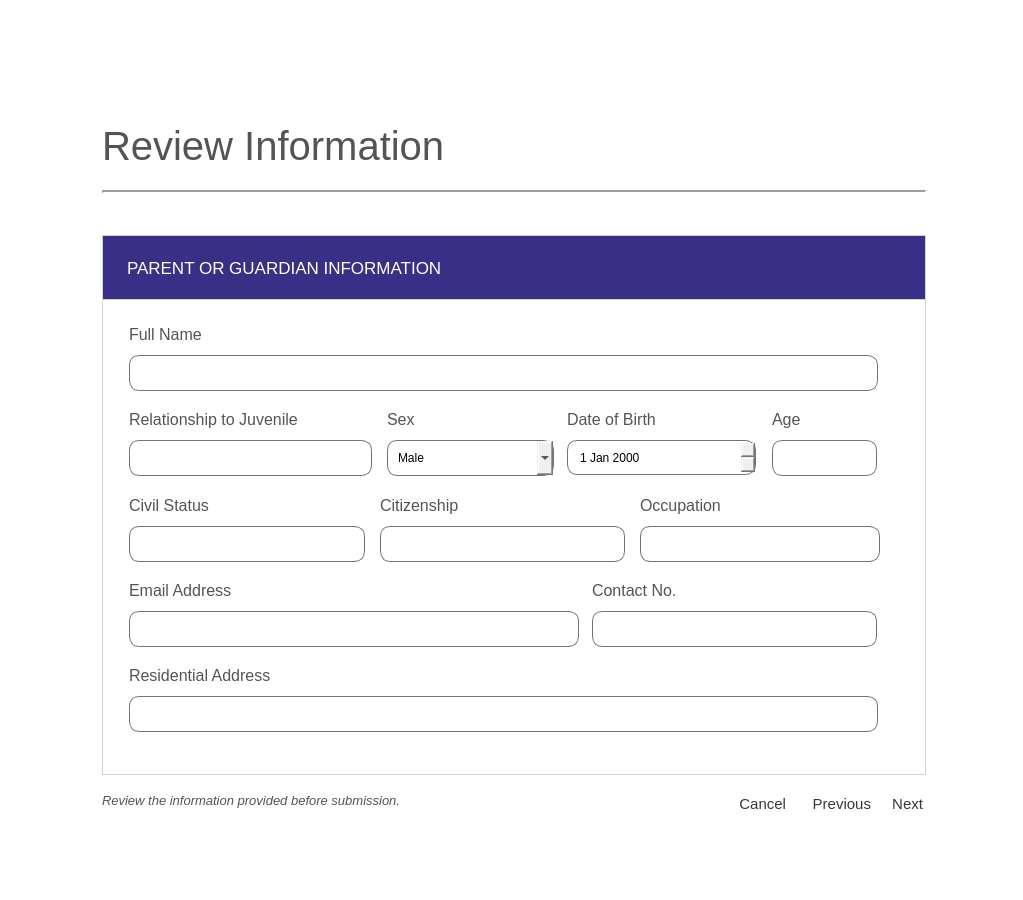
<?xml version="1.0" encoding="UTF-8"?>
<ui version="4.0">
 <class>Form</class>
 <widget class="QWidget" name="Form">
  <property name="geometry">
   <rect>
    <x>0</x>
    <y>0</y>
    <width>1023</width>
    <height>900</height>
   </rect>
  </property>
  <property name="windowTitle">
   <string>Form</string>
  </property>
  <widget class="QWidget" name="widget" native="true">
   <property name="geometry">
    <rect>
     <x>0</x>
     <y>0</y>
     <width>1023</width>
     <height>900</height>
    </rect>
   </property>
   <property name="styleSheet">
    <string notr="true">background-color: white;</string>
   </property>
   <widget class="QWidget" name="widget_2" native="true">
    <property name="geometry">
     <rect>
      <x>102</x>
      <y>235</y>
      <width>824</width>
      <height>540</height>
     </rect>
    </property>
    <property name="styleSheet">
     <string notr="true">border: 1px solid #d1d2d2;
background: none;</string>
    </property>
    <widget class="QLabel" name="label_20">
     <property name="geometry">
      <rect>
       <x>0</x>
       <y>0</y>
       <width>824</width>
       <height>65</height>
      </rect>
     </property>
     <property name="styleSheet">
      <string notr="true">font-family: 'Helvetica';
font-size: 13pt;
color: white;
padding-left: 20px;
background-color: #3a2f86;</string>
     </property>
     <property name="text">
      <string>PARENT OR GUARDIAN INFORMATION</string>
     </property>
    </widget>
    <widget class="QLabel" name="label_10">
     <property name="geometry">
      <rect>
       <x>27</x>
       <y>89</y>
       <width>151</width>
       <height>21</height>
      </rect>
     </property>
     <property name="styleSheet">
      <string notr="true">font-family: 'Poppins';
font-size: 12pt;
color: #545454;
border: none;</string>
     </property>
     <property name="text">
      <string>Full Name</string>
     </property>
    </widget>
    <widget class="QLineEdit" name="fullname_line">
     <property name="geometry">
      <rect>
       <x>27</x>
       <y>120</y>
       <width>749</width>
       <height>36</height>
      </rect>
     </property>
     <property name="styleSheet">
      <string notr="true">border: 1px solid #737373;
border-radius: 10px;
padding-left: 10px;
font-family: 'Poppins';
font-size: 9pt;</string>
     </property>
    </widget>
    <widget class="QComboBox" name="sex_combo">
     <property name="geometry">
      <rect>
       <x>285</x>
       <y>205</y>
       <width>167</width>
       <height>36</height>
      </rect>
     </property>
     <property name="styleSheet">
      <string notr="true">border: 1px solid #737373;
border-radius: 10px;
padding-left: 10px;
font-family: 'Poppins';
font-size: 9pt;</string>
     </property>
     <item>
      <property name="text">
       <string>Male</string>
      </property>
     </item>
     <item>
      <property name="text">
       <string>Female</string>
      </property>
     </item>
    </widget>
    <widget class="QLineEdit" name="age_line">
     <property name="geometry">
      <rect>
       <x>670</x>
       <y>205</y>
       <width>105</width>
       <height>36</height>
      </rect>
     </property>
     <property name="styleSheet">
      <string notr="true">border: 1px solid #737373;
border-radius: 10px;
padding-left: 10px;
font-family: 'Poppins';
font-size: 9pt;</string>
     </property>
    </widget>
    <widget class="QLineEdit" name="rs_line">
     <property name="geometry">
      <rect>
       <x>27</x>
       <y>205</y>
       <width>243</width>
       <height>36</height>
      </rect>
     </property>
     <property name="styleSheet">
      <string notr="true">border: 1px solid #737373;
border-radius: 10px;
padding-left: 10px;
font-family: 'Poppins';
font-size: 9pt;</string>
     </property>
    </widget>
    <widget class="QLabel" name="label_34">
     <property name="geometry">
      <rect>
       <x>465</x>
       <y>174</y>
       <width>151</width>
       <height>21</height>
      </rect>
     </property>
     <property name="styleSheet">
      <string notr="true">font-family: 'Poppins';
font-size: 12pt;
color: #545454;
border: none;</string>
     </property>
     <property name="text">
      <string>Date of Birth</string>
     </property>
    </widget>
    <widget class="QLabel" name="label_15">
     <property name="geometry">
      <rect>
       <x>27</x>
       <y>174</y>
       <width>221</width>
       <height>21</height>
      </rect>
     </property>
     <property name="styleSheet">
      <string notr="true">font-family: 'Poppins';
font-size: 12pt;
color: #545454;
border: none;</string>
     </property>
     <property name="text">
      <string>Relationship to Juvenile</string>
     </property>
    </widget>
    <widget class="QLabel" name="label_19">
     <property name="geometry">
      <rect>
       <x>285</x>
       <y>174</y>
       <width>131</width>
       <height>21</height>
      </rect>
     </property>
     <property name="styleSheet">
      <string notr="true">font-family: 'Poppins';
font-size: 12pt;
color: #545454;
border: none;
</string>
     </property>
     <property name="text">
      <string>Sex</string>
     </property>
    </widget>
    <widget class="QDateEdit" name="dob_date">
     <property name="geometry">
      <rect>
       <x>465</x>
       <y>205</y>
       <width>189</width>
       <height>35</height>
      </rect>
     </property>
     <property name="styleSheet">
      <string notr="true">border: 1px solid #737373;
border-radius: 10px;
padding-left: 10px;
font-family: 'Poppins';
font-size: 9pt;</string>
     </property>
    </widget>
    <widget class="QLabel" name="label_33">
     <property name="geometry">
      <rect>
       <x>670</x>
       <y>174</y>
       <width>101</width>
       <height>21</height>
      </rect>
     </property>
     <property name="styleSheet">
      <string notr="true">font-family: 'Poppins';
font-size: 12pt;
color: #545454;
border: none;</string>
     </property>
     <property name="text">
      <string>Age</string>
     </property>
    </widget>
    <widget class="QLineEdit" name="citizenship_line">
     <property name="geometry">
      <rect>
       <x>278</x>
       <y>291</y>
       <width>245</width>
       <height>36</height>
      </rect>
     </property>
     <property name="styleSheet">
      <string notr="true">border: 1px solid #737373;
border-radius: 10px;
padding-left: 10px;
font-family: 'Poppins';
font-size: 9pt;</string>
     </property>
    </widget>
    <widget class="QLabel" name="label_56">
     <property name="geometry">
      <rect>
       <x>538</x>
       <y>260</y>
       <width>181</width>
       <height>21</height>
      </rect>
     </property>
     <property name="styleSheet">
      <string notr="true">font-family: 'Poppins';
font-size: 12pt;
color: #545454;
border: none;</string>
     </property>
     <property name="text">
      <string>Occupation</string>
     </property>
    </widget>
    <widget class="QLabel" name="label_35">
     <property name="geometry">
      <rect>
       <x>27</x>
       <y>260</y>
       <width>230</width>
       <height>21</height>
      </rect>
     </property>
     <property name="styleSheet">
      <string notr="true">font-family: 'Poppins';
font-size: 12pt;
color: #545454;
border: none;</string>
     </property>
     <property name="text">
      <string>Civil Status</string>
     </property>
    </widget>
    <widget class="QLabel" name="label_46">
     <property name="geometry">
      <rect>
       <x>278</x>
       <y>260</y>
       <width>181</width>
       <height>21</height>
      </rect>
     </property>
     <property name="styleSheet">
      <string notr="true">font-family: 'Poppins';
font-size: 12pt;
color: #545454;
border: none;</string>
     </property>
     <property name="text">
      <string>Citizenship</string>
     </property>
    </widget>
    <widget class="QLineEdit" name="occu_line">
     <property name="geometry">
      <rect>
       <x>538</x>
       <y>291</y>
       <width>240</width>
       <height>36</height>
      </rect>
     </property>
     <property name="styleSheet">
      <string notr="true">border: 1px solid #737373;
border-radius: 10px;
padding-left: 10px;
font-family: 'Poppins';
font-size: 9pt;</string>
     </property>
    </widget>
    <widget class="QLineEdit" name="civilsts_line">
     <property name="geometry">
      <rect>
       <x>27</x>
       <y>291</y>
       <width>236</width>
       <height>36</height>
      </rect>
     </property>
     <property name="styleSheet">
      <string notr="true">border: 1px solid #737373;
border-radius: 10px;
padding-left: 10px;
font-family: 'Poppins';
font-size: 9pt;</string>
     </property>
    </widget>
    <widget class="QLineEdit" name="email_line">
     <property name="geometry">
      <rect>
       <x>27</x>
       <y>376</y>
       <width>450</width>
       <height>36</height>
      </rect>
     </property>
     <property name="styleSheet">
      <string notr="true">border: 1px solid #737373;
border-radius: 10px;
padding-left: 10px;
font-family: 'Poppins';
font-size: 9pt;</string>
     </property>
    </widget>
    <widget class="QLineEdit" name="contact_line">
     <property name="geometry">
      <rect>
       <x>490</x>
       <y>376</y>
       <width>285</width>
       <height>36</height>
      </rect>
     </property>
     <property name="styleSheet">
      <string notr="true">border: 1px solid #737373;
border-radius: 10px;
padding-left: 10px;
font-family: 'Poppins';
font-size: 9pt;</string>
     </property>
    </widget>
    <widget class="QLabel" name="label_47">
     <property name="geometry">
      <rect>
       <x>27</x>
       <y>345</y>
       <width>251</width>
       <height>21</height>
      </rect>
     </property>
     <property name="styleSheet">
      <string notr="true">font-family: 'Poppins';
font-size: 12pt;
color: #545454;
border: none;</string>
     </property>
     <property name="text">
      <string>Email Address</string>
     </property>
    </widget>
    <widget class="QLabel" name="label_49">
     <property name="geometry">
      <rect>
       <x>490</x>
       <y>345</y>
       <width>211</width>
       <height>21</height>
      </rect>
     </property>
     <property name="styleSheet">
      <string notr="true">font-family: 'Poppins';
font-size: 12pt;
color: #545454;
border: none;</string>
     </property>
     <property name="text">
      <string>Contact No.</string>
     </property>
    </widget>
    <widget class="QLabel" name="label_60">
     <property name="geometry">
      <rect>
       <x>27</x>
       <y>430</y>
       <width>441</width>
       <height>21</height>
      </rect>
     </property>
     <property name="styleSheet">
      <string notr="true">font-family: 'Poppins';
font-size: 12pt;
color: #545454;
border: none;</string>
     </property>
     <property name="text">
      <string>Residential Address</string>
     </property>
    </widget>
    <widget class="QLineEdit" name="address_line">
     <property name="geometry">
      <rect>
       <x>27</x>
       <y>461</y>
       <width>749</width>
       <height>36</height>
      </rect>
     </property>
     <property name="styleSheet">
      <string notr="true">border: 1px solid #737373;
border-radius: 10px;
padding-left: 10px;
font-family: 'Poppins';
font-size: 9pt;</string>
     </property>
    </widget>
   </widget>
   <widget class="QLabel" name="label_62">
    <property name="geometry">
     <rect>
      <x>102</x>
      <y>790</y>
      <width>551</width>
      <height>21</height>
     </rect>
    </property>
    <property name="styleSheet">
     <string notr="true">font-family: 'Helvetica';
font-size: 10pt;
color: #545454;
font-style: italic;</string>
    </property>
    <property name="text">
     <string>Review the information provided before submission.</string>
    </property>
   </widget>
   <widget class="QPushButton" name="next_button">
    <property name="geometry">
     <rect>
      <x>882</x>
      <y>790</y>
      <width>41</width>
      <height>28</height>
     </rect>
    </property>
    <property name="styleSheet">
     <string notr="true">QPushButton {
background: none;
border: none;
font-family: 'Helvetica';
font-size: 11pt;
color: #383838;
text-align: right;
}

QPushButton:hover {
text-decoration: underline;
}
</string>
    </property>
    <property name="text">
     <string>Next</string>
    </property>
   </widget>
   <widget class="QPushButton" name="cancel_btn">
    <property name="geometry">
     <rect>
      <x>715</x>
      <y>790</y>
      <width>71</width>
      <height>28</height>
     </rect>
    </property>
    <property name="styleSheet">
     <string notr="true">QPushButton {
background: none;
border: none;
font-family: 'Helvetica';
font-size: 11pt;
color: #383838;
text-align: right;
}

QPushButton:hover {
text-decoration: underline;
}
</string>
    </property>
    <property name="text">
     <string>Cancel</string>
    </property>
   </widget>
   <widget class="QPushButton" name="previous_btn">
    <property name="geometry">
     <rect>
      <x>800</x>
      <y>790</y>
      <width>71</width>
      <height>28</height>
     </rect>
    </property>
    <property name="styleSheet">
     <string notr="true">QPushButton {
background: none;
border: none;
font-family: 'Helvetica';
font-size: 11pt;
color: #383838;
text-align: right;
}

QPushButton:hover {
text-decoration: underline;
}
</string>
    </property>
    <property name="text">
     <string>Previous</string>
    </property>
   </widget>
  </widget>
  <widget class="QLabel" name="label_16">
   <property name="geometry">
    <rect>
     <x>102</x>
     <y>115</y>
     <width>541</width>
     <height>61</height>
    </rect>
   </property>
   <property name="styleSheet">
    <string notr="true">background-color: none;
font-family: 'Helvetica';
font-size: 30pt;
color: #545454;</string>
   </property>
   <property name="text">
    <string>Review Information</string>
   </property>
  </widget>
  <widget class="Line" name="line_4">
   <property name="geometry">
    <rect>
     <x>102</x>
     <y>182</y>
     <width>824</width>
     <height>20</height>
    </rect>
   </property>
   <property name="lineWidth">
    <number>2</number>
   </property>
   <property name="orientation">
    <enum>Qt::Horizontal</enum>
   </property>
  </widget>
 </widget>
 <resources/>
 <connections/>
</ui>
